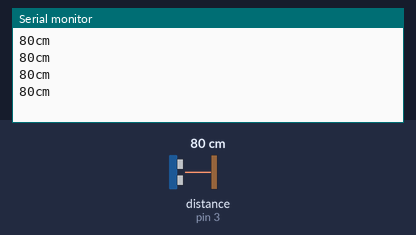
Recording of a sketch running on a simulated Arduino Uno, built with avr-gcc and run on an emulated ATmega328P. Shown: the last lines printed to the serial monitor. Wiring (inferred from the names in the program): ultrasonic range finder: trigger pin 2; echo pin 3. The inputs (shaded band) are chosen by the test bench; at power-on: distance to the obstacle (sensor on pin 3) 80 cm. The echo pulse lasts 58.3 µs per cm.

Above: at 1.2 s.
1.3 s: distance to the obstacle (sensor on pin 3) set to 2 cm
At 1.73 s:
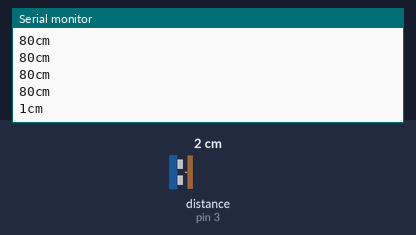
2.8 s: distance to the obstacle (sensor on pin 3) set to 4 cm
At 2.94 s:
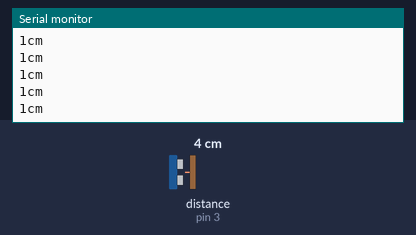
Timing chart, 0 to 5.8 s (numbered marks = the images above; inputs shaded):
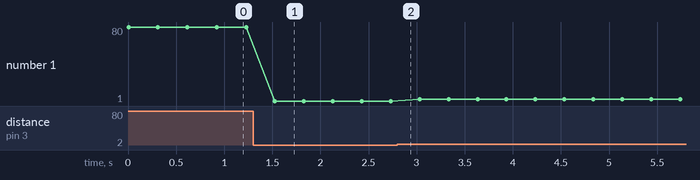

Measured:
- after the input at 1.3 s, the serial monitor: prints a new line after 0.23 s (image 1)
- plotted number 1: 80 → 1 after the input at 1.3 s, 1 → 3 after the input at 2.8 s

The sketch:

________.ino
```cpp
void setup()
{
  Serial.begin(9600);
  pinMode(2,OUTPUT);  // 센서 Trig 핀
  pinMode(3,INPUT);   // 센서 Echo 핀
}

void loop()
{
  long duration, cm;

  digitalWrite(2,HIGH);  // 센서에 Trig 신호 입력
  delayMicroseconds(10); // 10us 정도 유지
  digitalWrite(2,LOW);   // Trig 신호 off

  duration = pulseIn(3,HIGH); // Echo pin: HIGH->Low 간격을 측정
  cm = microsecondsToCentimeters(duration);

  Serial.print(cm);
  Serial.print("cm");
  Serial.println();

  delay(300);  // 0.3초 대기 후 다시 측정
}

long microsecondsToCentimeters(long microseconds)
{
  // The speed of sound is 340 m/s or 29 microseconds per centimeter.
  // The ping travels out and back, so to find the distance of the
  // object we take half of the distance travelled.
  return microseconds / 29 / 2;
}
```
